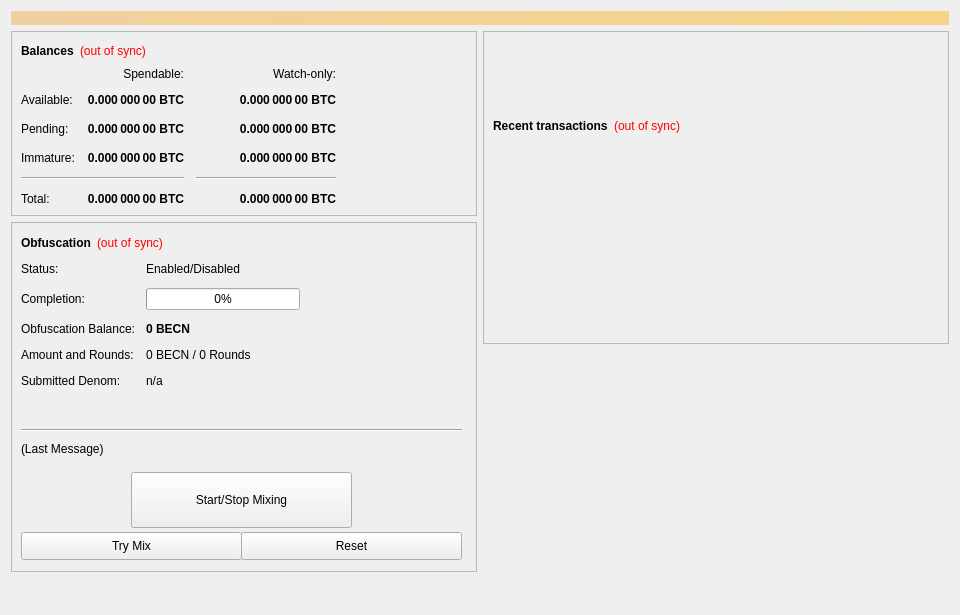
<?xml version="1.0" encoding="UTF-8"?>
<ui version="4.0">
 <class>OverviewPage</class>
 <widget class="QWidget" name="OverviewPage">
  <property name="geometry">
   <rect>
    <x>0</x>
    <y>0</y>
    <width>960</width>
    <height>615</height>
   </rect>
  </property>
  <property name="minimumSize">
   <size>
    <width>960</width>
    <height>0</height>
   </size>
  </property>
  <property name="windowTitle">
   <string>Form</string>
  </property>
  <layout class="QVBoxLayout" name="topLayout">
   <item>
    <widget class="QLabel" name="labelAlerts">
     <property name="visible">
      <bool>false</bool>
     </property>
     <property name="styleSheet">
      <string notr="true">background-color: qlineargradient(x1: 0, y1: 0, x2: 1, y2: 0, stop:0 #F0D0A0, stop:1 #F8D488); color:#000000;</string>
     </property>
     <property name="wordWrap">
      <bool>true</bool>
     </property>
     <property name="margin">
      <number>3</number>
     </property>
    </widget>
   </item>
   <item>
    <layout class="QHBoxLayout" name="horizontalLayout" stretch="1,1">
     <item>
      <layout class="QVBoxLayout" name="verticalLayout_2">
       <item>
        <widget class="QFrame" name="frame">
         <property name="frameShape">
          <enum>QFrame::StyledPanel</enum>
         </property>
         <property name="frameShadow">
          <enum>QFrame::Raised</enum>
         </property>
         <layout class="QVBoxLayout" name="verticalLayout_4">
          <item>
           <layout class="QHBoxLayout" name="horizontalLayout_4">
            <item>
             <widget class="QLabel" name="label_5">
              <property name="font">
               <font>
                <weight>75</weight>
                <bold>true</bold>
               </font>
              </property>
              <property name="text">
               <string>Balances</string>
              </property>
             </widget>
            </item>
            <item>
             <widget class="QLabel" name="labelWalletStatus">
              <property name="cursor">
               <cursorShape>WhatsThisCursor</cursorShape>
              </property>
              <property name="toolTip">
               <string>The displayed information may be out of date. Your wallet automatically synchronizes with the Beacon network after a connection is established, but this process has not completed yet.</string>
              </property>
              <property name="styleSheet">
               <string notr="true">QLabel { color: red; }</string>
              </property>
              <property name="text">
               <string notr="true">(out of sync)</string>
              </property>
              <property name="alignment">
               <set>Qt::AlignLeading|Qt::AlignLeft|Qt::AlignVCenter</set>
              </property>
             </widget>
            </item>
            <item>
             <spacer name="horizontalSpacer_3">
              <property name="orientation">
               <enum>Qt::Horizontal</enum>
              </property>
              <property name="sizeHint" stdset="0">
               <size>
                <width>40</width>
                <height>20</height>
               </size>
              </property>
             </spacer>
            </item>
           </layout>
          </item>
          <item>
           <layout class="QGridLayout" name="gridLayout">
            <property name="spacing">
             <number>12</number>
            </property>
            <item row="2" column="2">
             <widget class="QLabel" name="labelWatchPending">
              <property name="font">
               <font>
                <weight>75</weight>
                <bold>true</bold>
               </font>
              </property>
              <property name="cursor">
               <cursorShape>IBeamCursor</cursorShape>
              </property>
              <property name="toolTip">
               <string>Unconfirmed transactions to watch-only addresses</string>
              </property>
              <property name="text">
               <string notr="true">0.000 000 00 BTC</string>
              </property>
              <property name="alignment">
               <set>Qt::AlignRight|Qt::AlignTrailing|Qt::AlignVCenter</set>
              </property>
              <property name="textInteractionFlags">
               <set>Qt::LinksAccessibleByMouse|Qt::TextSelectableByKeyboard|Qt::TextSelectableByMouse</set>
              </property>
             </widget>
            </item>
            <item row="2" column="1">
             <widget class="QLabel" name="labelUnconfirmed">
              <property name="font">
               <font>
                <weight>75</weight>
                <bold>true</bold>
               </font>
              </property>
              <property name="cursor">
               <cursorShape>IBeamCursor</cursorShape>
              </property>
              <property name="toolTip">
               <string>Total of transactions that have yet to be confirmed, and do not yet count toward the spendable balance</string>
              </property>
              <property name="text">
               <string notr="true">0.000 000 00 BTC</string>
              </property>
              <property name="alignment">
               <set>Qt::AlignRight|Qt::AlignTrailing|Qt::AlignVCenter</set>
              </property>
              <property name="textInteractionFlags">
               <set>Qt::LinksAccessibleByMouse|Qt::TextSelectableByKeyboard|Qt::TextSelectableByMouse</set>
              </property>
             </widget>
            </item>
            <item row="3" column="2">
             <widget class="QLabel" name="labelWatchImmature">
              <property name="font">
               <font>
                <weight>75</weight>
                <bold>true</bold>
               </font>
              </property>
              <property name="cursor">
               <cursorShape>IBeamCursor</cursorShape>
              </property>
              <property name="toolTip">
               <string>Staked or masternode rewards in watch-only addresses that has not yet matured</string>
              </property>
              <property name="text">
               <string notr="true">0.000 000 00 BTC</string>
              </property>
              <property name="alignment">
               <set>Qt::AlignRight|Qt::AlignTrailing|Qt::AlignVCenter</set>
              </property>
              <property name="textInteractionFlags">
               <set>Qt::LinksAccessibleByMouse|Qt::TextSelectableByKeyboard|Qt::TextSelectableByMouse</set>
              </property>
             </widget>
            </item>
            <item row="4" column="0" colspan="2">
             <widget class="Line" name="lineSpendableBalance">
              <property name="orientation">
               <enum>Qt::Horizontal</enum>
              </property>
             </widget>
            </item>
            <item row="4" column="2">
             <widget class="Line" name="lineWatchBalance">
              <property name="sizePolicy">
               <sizepolicy hsizetype="Preferred" vsizetype="Fixed">
                <horstretch>0</horstretch>
                <verstretch>0</verstretch>
               </sizepolicy>
              </property>
              <property name="minimumSize">
               <size>
                <width>140</width>
                <height>0</height>
               </size>
              </property>
              <property name="orientation">
               <enum>Qt::Horizontal</enum>
              </property>
             </widget>
            </item>
            <item row="5" column="0">
             <widget class="QLabel" name="labelTotalText">
              <property name="text">
               <string>Total:</string>
              </property>
             </widget>
            </item>
            <item row="3" column="1">
             <widget class="QLabel" name="labelImmature">
              <property name="font">
               <font>
                <weight>75</weight>
                <bold>true</bold>
               </font>
              </property>
              <property name="cursor">
               <cursorShape>IBeamCursor</cursorShape>
              </property>
              <property name="toolTip">
               <string>Staked or masternode rewards that has not yet matured</string>
              </property>
              <property name="text">
               <string notr="true">0.000 000 00 BTC</string>
              </property>
              <property name="alignment">
               <set>Qt::AlignRight|Qt::AlignTrailing|Qt::AlignVCenter</set>
              </property>
              <property name="textInteractionFlags">
               <set>Qt::LinksAccessibleByMouse|Qt::TextSelectableByKeyboard|Qt::TextSelectableByMouse</set>
              </property>
             </widget>
            </item>
            <item row="2" column="3">
             <spacer name="horizontalSpacer_2">
              <property name="orientation">
               <enum>Qt::Horizontal</enum>
              </property>
              <property name="sizeHint" stdset="0">
               <size>
                <width>40</width>
                <height>20</height>
               </size>
              </property>
             </spacer>
            </item>
            <item row="3" column="0">
             <widget class="QLabel" name="labelImmatureText">
              <property name="text">
               <string>Immature:</string>
              </property>
             </widget>
            </item>
            <item row="5" column="1">
             <widget class="QLabel" name="labelTotal">
              <property name="font">
               <font>
                <weight>75</weight>
                <bold>true</bold>
               </font>
              </property>
              <property name="cursor">
               <cursorShape>IBeamCursor</cursorShape>
              </property>
              <property name="toolTip">
               <string>Your current total balance</string>
              </property>
              <property name="text">
               <string notr="true">0.000 000 00 BTC</string>
              </property>
              <property name="alignment">
               <set>Qt::AlignRight|Qt::AlignTrailing|Qt::AlignVCenter</set>
              </property>
              <property name="textInteractionFlags">
               <set>Qt::LinksAccessibleByMouse|Qt::TextSelectableByKeyboard|Qt::TextSelectableByMouse</set>
              </property>
             </widget>
            </item>
            <item row="5" column="2">
             <widget class="QLabel" name="labelWatchTotal">
              <property name="font">
               <font>
                <weight>75</weight>
                <bold>true</bold>
               </font>
              </property>
              <property name="cursor">
               <cursorShape>IBeamCursor</cursorShape>
              </property>
              <property name="toolTip">
               <string>Current total balance in watch-only addresses</string>
              </property>
              <property name="text">
               <string notr="true">0.000 000 00 BTC</string>
              </property>
              <property name="alignment">
               <set>Qt::AlignRight|Qt::AlignTrailing|Qt::AlignVCenter</set>
              </property>
              <property name="textInteractionFlags">
               <set>Qt::LinksAccessibleByMouse|Qt::TextSelectableByKeyboard|Qt::TextSelectableByMouse</set>
              </property>
             </widget>
            </item>
            <item row="0" column="2">
             <widget class="QLabel" name="labelWatchonly">
              <property name="text">
               <string>Watch-only:</string>
              </property>
              <property name="alignment">
               <set>Qt::AlignRight|Qt::AlignTrailing|Qt::AlignVCenter</set>
              </property>
             </widget>
            </item>
            <item row="1" column="0">
             <widget class="QLabel" name="labelBalanceText">
              <property name="text">
               <string>Available:</string>
              </property>
             </widget>
            </item>
            <item row="1" column="1">
             <widget class="QLabel" name="labelBalance">
              <property name="font">
               <font>
                <weight>75</weight>
                <bold>true</bold>
               </font>
              </property>
              <property name="cursor">
               <cursorShape>IBeamCursor</cursorShape>
              </property>
              <property name="toolTip">
               <string>Your current spendable balance</string>
              </property>
              <property name="text">
               <string notr="true">0.000 000 00 BTC</string>
              </property>
              <property name="alignment">
               <set>Qt::AlignRight|Qt::AlignTrailing|Qt::AlignVCenter</set>
              </property>
              <property name="textInteractionFlags">
               <set>Qt::LinksAccessibleByMouse|Qt::TextSelectableByKeyboard|Qt::TextSelectableByMouse</set>
              </property>
             </widget>
            </item>
            <item row="1" column="2">
             <widget class="QLabel" name="labelWatchAvailable">
              <property name="font">
               <font>
                <weight>75</weight>
                <bold>true</bold>
               </font>
              </property>
              <property name="cursor">
               <cursorShape>IBeamCursor</cursorShape>
              </property>
              <property name="toolTip">
               <string>Your current balance in watch-only addresses</string>
              </property>
              <property name="text">
               <string notr="true">0.000 000 00 BTC</string>
              </property>
              <property name="alignment">
               <set>Qt::AlignRight|Qt::AlignTrailing|Qt::AlignVCenter</set>
              </property>
              <property name="textInteractionFlags">
               <set>Qt::LinksAccessibleByMouse|Qt::TextSelectableByKeyboard|Qt::TextSelectableByMouse</set>
              </property>
             </widget>
            </item>
            <item row="2" column="0">
             <widget class="QLabel" name="labelPendingText">
              <property name="text">
               <string>Pending:</string>
              </property>
             </widget>
            </item>
            <item row="0" column="1">
             <widget class="QLabel" name="labelSpendable">
              <property name="text">
               <string>Spendable:</string>
              </property>
              <property name="alignment">
               <set>Qt::AlignRight|Qt::AlignTrailing|Qt::AlignVCenter</set>
              </property>
             </widget>
            </item>
           </layout>
          </item>
         </layout>
        </widget>
       </item>
       <item>
        <widget class="QFrame" name="frameObfuscation">
         <property name="minimumSize">
          <size>
           <width>0</width>
           <height>350</height>
          </size>
         </property>
         <property name="layoutDirection">
          <enum>Qt::LeftToRight</enum>
         </property>
         <property name="frameShape">
          <enum>QFrame::StyledPanel</enum>
         </property>
         <property name="frameShadow">
          <enum>QFrame::Raised</enum>
         </property>
         <widget class="QWidget" name="formLayoutWidget">
          <property name="geometry">
           <rect>
            <x>10</x>
            <y>40</y>
            <width>451</width>
            <height>161</height>
           </rect>
          </property>
          <layout class="QFormLayout" name="formLayout">
           <property name="fieldGrowthPolicy">
            <enum>QFormLayout::AllNonFixedFieldsGrow</enum>
           </property>
           <property name="horizontalSpacing">
            <number>11</number>
           </property>
           <property name="verticalSpacing">
            <number>12</number>
           </property>
           <item row="0" column="0">
            <widget class="QLabel" name="label_6">
             <property name="text">
              <string>Status:</string>
             </property>
            </widget>
           </item>
           <item row="1" column="0">
            <widget class="QLabel" name="label_7">
             <property name="text">
              <string>Completion:</string>
             </property>
            </widget>
           </item>
           <item row="1" column="1">
            <widget class="QProgressBar" name="obfuscationProgress">
             <property name="maximumSize">
              <size>
               <width>154</width>
               <height>16777215</height>
              </size>
             </property>
             <property name="value">
              <number>0</number>
             </property>
            </widget>
           </item>
           <item row="2" column="0">
            <widget class="QLabel" name="labelAnonymizedText">
             <property name="text">
              <string>Obfuscation Balance:</string>
             </property>
            </widget>
           </item>
           <item row="2" column="1">
            <widget class="QLabel" name="labelAnonymized">
             <property name="font">
              <font>
               <weight>75</weight>
               <bold>true</bold>
              </font>
             </property>
             <property name="text">
              <string notr="true">0 BECN</string>
             </property>
            </widget>
           </item>
           <item row="3" column="0">
            <widget class="QLabel" name="label_8">
             <property name="text">
              <string>Amount and Rounds:</string>
             </property>
            </widget>
           </item>
           <item row="3" column="1">
            <widget class="QLabel" name="labelAmountRounds">
             <property name="text">
              <string>0 BECN / 0 Rounds</string>
             </property>
            </widget>
           </item>
           <item row="4" column="0">
            <widget class="QLabel" name="label_9">
             <property name="text">
              <string>Submitted Denom:</string>
             </property>
            </widget>
           </item>
           <item row="4" column="1">
            <widget class="QLabel" name="labelSubmittedDenom">
             <property name="toolTip">
              <string>The denominations you submitted to the Masternode.&lt;br&gt;To mix, other users must submit the exact same denominations.</string>
             </property>
             <property name="text">
              <string>n/a</string>
             </property>
            </widget>
           </item>
           <item row="0" column="1">
            <widget class="QLabel" name="obfuscationEnabled">
             <property name="text">
              <string>Enabled/Disabled</string>
             </property>
            </widget>
           </item>
          </layout>
         </widget>
         <widget class="QPushButton" name="runAutoDenom">
          <property name="geometry">
           <rect>
            <x>251</x>
            <y>17</y>
            <width>1</width>
            <height>1</height>
           </rect>
          </property>
          <property name="palette">
           <palette>
            <active>
             <colorrole role="WindowText">
              <brush brushstyle="SolidPattern">
               <color alpha="255">
                <red>0</red>
                <green>0</green>
                <blue>0</blue>
               </color>
              </brush>
             </colorrole>
             <colorrole role="Button">
              <brush brushstyle="SolidPattern">
               <color alpha="255">
                <red>239</red>
                <green>238</green>
                <blue>238</blue>
               </color>
              </brush>
             </colorrole>
             <colorrole role="Light">
              <brush brushstyle="SolidPattern">
               <color alpha="255">
                <red>255</red>
                <green>255</green>
                <blue>255</blue>
               </color>
              </brush>
             </colorrole>
             <colorrole role="Midlight">
              <brush brushstyle="SolidPattern">
               <color alpha="255">
                <red>247</red>
                <green>246</green>
                <blue>246</blue>
               </color>
              </brush>
             </colorrole>
             <colorrole role="Dark">
              <brush brushstyle="SolidPattern">
               <color alpha="255">
                <red>119</red>
                <green>119</green>
                <blue>119</blue>
               </color>
              </brush>
             </colorrole>
             <colorrole role="Mid">
              <brush brushstyle="SolidPattern">
               <color alpha="255">
                <red>159</red>
                <green>159</green>
                <blue>159</blue>
               </color>
              </brush>
             </colorrole>
             <colorrole role="Text">
              <brush brushstyle="SolidPattern">
               <color alpha="255">
                <red>0</red>
                <green>0</green>
                <blue>0</blue>
               </color>
              </brush>
             </colorrole>
             <colorrole role="BrightText">
              <brush brushstyle="SolidPattern">
               <color alpha="255">
                <red>255</red>
                <green>255</green>
                <blue>255</blue>
               </color>
              </brush>
             </colorrole>
             <colorrole role="ButtonText">
              <brush brushstyle="SolidPattern">
               <color alpha="255">
                <red>0</red>
                <green>0</green>
                <blue>0</blue>
               </color>
              </brush>
             </colorrole>
             <colorrole role="Base">
              <brush brushstyle="SolidPattern">
               <color alpha="255">
                <red>255</red>
                <green>255</green>
                <blue>255</blue>
               </color>
              </brush>
             </colorrole>
             <colorrole role="Window">
              <brush brushstyle="SolidPattern">
               <color alpha="255">
                <red>239</red>
                <green>238</green>
                <blue>238</blue>
               </color>
              </brush>
             </colorrole>
             <colorrole role="Shadow">
              <brush brushstyle="SolidPattern">
               <color alpha="255">
                <red>0</red>
                <green>0</green>
                <blue>0</blue>
               </color>
              </brush>
             </colorrole>
             <colorrole role="AlternateBase">
              <brush brushstyle="SolidPattern">
               <color alpha="255">
                <red>247</red>
                <green>246</green>
                <blue>246</blue>
               </color>
              </brush>
             </colorrole>
             <colorrole role="ToolTipBase">
              <brush brushstyle="SolidPattern">
               <color alpha="255">
                <red>255</red>
                <green>255</green>
                <blue>220</blue>
               </color>
              </brush>
             </colorrole>
             <colorrole role="ToolTipText">
              <brush brushstyle="SolidPattern">
               <color alpha="255">
                <red>0</red>
                <green>0</green>
                <blue>0</blue>
               </color>
              </brush>
             </colorrole>
            </active>
            <inactive>
             <colorrole role="WindowText">
              <brush brushstyle="SolidPattern">
               <color alpha="255">
                <red>0</red>
                <green>0</green>
                <blue>0</blue>
               </color>
              </brush>
             </colorrole>
             <colorrole role="Button">
              <brush brushstyle="SolidPattern">
               <color alpha="255">
                <red>239</red>
                <green>238</green>
                <blue>238</blue>
               </color>
              </brush>
             </colorrole>
             <colorrole role="Light">
              <brush brushstyle="SolidPattern">
               <color alpha="255">
                <red>255</red>
                <green>255</green>
                <blue>255</blue>
               </color>
              </brush>
             </colorrole>
             <colorrole role="Midlight">
              <brush brushstyle="SolidPattern">
               <color alpha="255">
                <red>247</red>
                <green>246</green>
                <blue>246</blue>
               </color>
              </brush>
             </colorrole>
             <colorrole role="Dark">
              <brush brushstyle="SolidPattern">
               <color alpha="255">
                <red>119</red>
                <green>119</green>
                <blue>119</blue>
               </color>
              </brush>
             </colorrole>
             <colorrole role="Mid">
              <brush brushstyle="SolidPattern">
               <color alpha="255">
                <red>159</red>
                <green>159</green>
                <blue>159</blue>
               </color>
              </brush>
             </colorrole>
             <colorrole role="Text">
              <brush brushstyle="SolidPattern">
               <color alpha="255">
                <red>0</red>
                <green>0</green>
                <blue>0</blue>
               </color>
              </brush>
             </colorrole>
             <colorrole role="BrightText">
              <brush brushstyle="SolidPattern">
               <color alpha="255">
                <red>255</red>
                <green>255</green>
                <blue>255</blue>
               </color>
              </brush>
             </colorrole>
             <colorrole role="ButtonText">
              <brush brushstyle="SolidPattern">
               <color alpha="255">
                <red>0</red>
                <green>0</green>
                <blue>0</blue>
               </color>
              </brush>
             </colorrole>
             <colorrole role="Base">
              <brush brushstyle="SolidPattern">
               <color alpha="255">
                <red>255</red>
                <green>255</green>
                <blue>255</blue>
               </color>
              </brush>
             </colorrole>
             <colorrole role="Window">
              <brush brushstyle="SolidPattern">
               <color alpha="255">
                <red>239</red>
                <green>238</green>
                <blue>238</blue>
               </color>
              </brush>
             </colorrole>
             <colorrole role="Shadow">
              <brush brushstyle="SolidPattern">
               <color alpha="255">
                <red>0</red>
                <green>0</green>
                <blue>0</blue>
               </color>
              </brush>
             </colorrole>
             <colorrole role="AlternateBase">
              <brush brushstyle="SolidPattern">
               <color alpha="255">
                <red>247</red>
                <green>246</green>
                <blue>246</blue>
               </color>
              </brush>
             </colorrole>
             <colorrole role="ToolTipBase">
              <brush brushstyle="SolidPattern">
               <color alpha="255">
                <red>255</red>
                <green>255</green>
                <blue>220</blue>
               </color>
              </brush>
             </colorrole>
             <colorrole role="ToolTipText">
              <brush brushstyle="SolidPattern">
               <color alpha="255">
                <red>0</red>
                <green>0</green>
                <blue>0</blue>
               </color>
              </brush>
             </colorrole>
            </inactive>
            <disabled>
             <colorrole role="WindowText">
              <brush brushstyle="SolidPattern">
               <color alpha="255">
                <red>119</red>
                <green>119</green>
                <blue>119</blue>
               </color>
              </brush>
             </colorrole>
             <colorrole role="Button">
              <brush brushstyle="SolidPattern">
               <color alpha="255">
                <red>239</red>
                <green>238</green>
                <blue>238</blue>
               </color>
              </brush>
             </colorrole>
             <colorrole role="Light">
              <brush brushstyle="SolidPattern">
               <color alpha="255">
                <red>255</red>
                <green>255</green>
                <blue>255</blue>
               </color>
              </brush>
             </colorrole>
             <colorrole role="Midlight">
              <brush brushstyle="SolidPattern">
               <color alpha="255">
                <red>247</red>
                <green>246</green>
                <blue>246</blue>
               </color>
              </brush>
             </colorrole>
             <colorrole role="Dark">
              <brush brushstyle="SolidPattern">
               <color alpha="255">
                <red>119</red>
                <green>119</green>
                <blue>119</blue>
               </color>
              </brush>
             </colorrole>
             <colorrole role="Mid">
              <brush brushstyle="SolidPattern">
               <color alpha="255">
                <red>159</red>
                <green>159</green>
                <blue>159</blue>
               </color>
              </brush>
             </colorrole>
             <colorrole role="Text">
              <brush brushstyle="SolidPattern">
               <color alpha="255">
                <red>119</red>
                <green>119</green>
                <blue>119</blue>
               </color>
              </brush>
             </colorrole>
             <colorrole role="BrightText">
              <brush brushstyle="SolidPattern">
               <color alpha="255">
                <red>255</red>
                <green>255</green>
                <blue>255</blue>
               </color>
              </brush>
             </colorrole>
             <colorrole role="ButtonText">
              <brush brushstyle="SolidPattern">
               <color alpha="255">
                <red>119</red>
                <green>119</green>
                <blue>119</blue>
               </color>
              </brush>
             </colorrole>
             <colorrole role="Base">
              <brush brushstyle="SolidPattern">
               <color alpha="255">
                <red>239</red>
                <green>238</green>
                <blue>238</blue>
               </color>
              </brush>
             </colorrole>
             <colorrole role="Window">
              <brush brushstyle="SolidPattern">
               <color alpha="255">
                <red>239</red>
                <green>238</green>
                <blue>238</blue>
               </color>
              </brush>
             </colorrole>
             <colorrole role="Shadow">
              <brush brushstyle="SolidPattern">
               <color alpha="255">
                <red>0</red>
                <green>0</green>
                <blue>0</blue>
               </color>
              </brush>
             </colorrole>
             <colorrole role="AlternateBase">
              <brush brushstyle="SolidPattern">
               <color alpha="255">
                <red>239</red>
                <green>238</green>
                <blue>238</blue>
               </color>
              </brush>
             </colorrole>
             <colorrole role="ToolTipBase">
              <brush brushstyle="SolidPattern">
               <color alpha="255">
                <red>255</red>
                <green>255</green>
                <blue>220</blue>
               </color>
              </brush>
             </colorrole>
             <colorrole role="ToolTipText">
              <brush brushstyle="SolidPattern">
               <color alpha="255">
                <red>0</red>
                <green>0</green>
                <blue>0</blue>
               </color>
              </brush>
             </colorrole>
            </disabled>
           </palette>
          </property>
          <property name="focusPolicy">
           <enum>Qt::NoFocus</enum>
          </property>
          <property name="autoFillBackground">
           <bool>true</bool>
          </property>
          <property name="text">
           <string/>
          </property>
          <property name="flat">
           <bool>true</bool>
          </property>
         </widget>
         <widget class="QPushButton" name="toggleObfuscation">
          <property name="geometry">
           <rect>
            <x>120</x>
            <y>250</y>
            <width>221</width>
            <height>56</height>
           </rect>
          </property>
          <property name="sizePolicy">
           <sizepolicy hsizetype="MinimumExpanding" vsizetype="Fixed">
            <horstretch>0</horstretch>
            <verstretch>0</verstretch>
           </sizepolicy>
          </property>
          <property name="text">
           <string>Start/Stop Mixing</string>
          </property>
         </widget>
         <widget class="Line" name="lineLastMessage">
          <property name="geometry">
           <rect>
            <x>10</x>
            <y>200</y>
            <width>441</width>
            <height>16</height>
           </rect>
          </property>
          <property name="orientation">
           <enum>Qt::Horizontal</enum>
          </property>
         </widget>
         <widget class="QLabel" name="obfuscationStatus">
          <property name="geometry">
           <rect>
            <x>10</x>
            <y>220</y>
            <width>451</width>
            <height>61</height>
           </rect>
          </property>
          <property name="minimumSize">
           <size>
            <width>288</width>
            <height>43</height>
           </size>
          </property>
          <property name="text">
           <string>(Last Message)</string>
          </property>
          <property name="alignment">
           <set>Qt::AlignLeading|Qt::AlignLeft|Qt::AlignTop</set>
          </property>
          <property name="wordWrap">
           <bool>true</bool>
          </property>
         </widget>
         <widget class="QPushButton" name="obfuscationAuto">
          <property name="geometry">
           <rect>
            <x>10</x>
            <y>310</y>
            <width>221</width>
            <height>28</height>
           </rect>
          </property>
          <property name="sizePolicy">
           <sizepolicy hsizetype="MinimumExpanding" vsizetype="Fixed">
            <horstretch>0</horstretch>
            <verstretch>0</verstretch>
           </sizepolicy>
          </property>
          <property name="toolTip">
           <string>Try to manually submit a Obfuscation request.</string>
          </property>
          <property name="text">
           <string>Try Mix</string>
          </property>
         </widget>
         <widget class="QPushButton" name="obfuscationReset">
          <property name="geometry">
           <rect>
            <x>230</x>
            <y>310</y>
            <width>221</width>
            <height>28</height>
           </rect>
          </property>
          <property name="sizePolicy">
           <sizepolicy hsizetype="MinimumExpanding" vsizetype="Fixed">
            <horstretch>0</horstretch>
            <verstretch>0</verstretch>
           </sizepolicy>
          </property>
          <property name="toolTip">
           <string>Reset the current status of Obfuscation (can interrupt Obfuscation if it's in the process of Mixing, which can cost you money!)</string>
          </property>
          <property name="autoFillBackground">
           <bool>false</bool>
          </property>
          <property name="text">
           <string>Reset</string>
          </property>
         </widget>
         <widget class="QWidget" name="layoutWidget">
          <property name="geometry">
           <rect>
            <x>10</x>
            <y>10</y>
            <width>431</width>
            <height>22</height>
           </rect>
          </property>
          <layout class="QHBoxLayout" name="horizontalLayout_5">
           <item>
            <widget class="QLabel" name="label_2">
             <property name="font">
              <font>
               <weight>75</weight>
               <bold>true</bold>
              </font>
             </property>
             <property name="text">
              <string>Obfuscation</string>
             </property>
            </widget>
           </item>
           <item>
            <widget class="QLabel" name="labelObfuscationSyncStatus">
             <property name="toolTip">
              <string>The displayed information may be out of date. Your wallet automatically synchronizes with the Beacon network after a connection is established, but this process has not completed yet.</string>
             </property>
             <property name="styleSheet">
              <string notr="true">QLabel { color: red; }</string>
             </property>
             <property name="text">
              <string notr="true">(out of sync)</string>
             </property>
             <property name="alignment">
              <set>Qt::AlignLeading|Qt::AlignLeft|Qt::AlignVCenter</set>
             </property>
            </widget>
           </item>
           <item>
            <spacer name="horizontalSpacer_4">
             <property name="orientation">
              <enum>Qt::Horizontal</enum>
             </property>
             <property name="sizeHint" stdset="0">
              <size>
               <width>40</width>
               <height>20</height>
              </size>
             </property>
            </spacer>
           </item>
          </layout>
         </widget>
        </widget>
       </item>
       <item>
        <spacer name="verticalSpacer">
         <property name="orientation">
          <enum>Qt::Vertical</enum>
         </property>
         <property name="sizeHint" stdset="0">
          <size>
           <width>20</width>
           <height>40</height>
          </size>
         </property>
        </spacer>
       </item>
      </layout>
     </item>
     <item>
      <layout class="QVBoxLayout" name="verticalLayout_3">
       <item>
        <widget class="QFrame" name="frame_2">
         <property name="frameShape">
          <enum>QFrame::StyledPanel</enum>
         </property>
         <property name="frameShadow">
          <enum>QFrame::Raised</enum>
         </property>
         <layout class="QVBoxLayout" name="verticalLayout">
          <item>
           <spacer name="verticalSpacer_3">
            <property name="orientation">
             <enum>Qt::Vertical</enum>
            </property>
            <property name="sizeType">
             <enum>QSizePolicy::Fixed</enum>
            </property>
            <property name="sizeHint" stdset="0">
             <size>
              <width>20</width>
              <height>75</height>
             </size>
            </property>
           </spacer>
          </item>
          <item>
           <layout class="QHBoxLayout" name="horizontalLayout_2">
            <item>
             <widget class="QLabel" name="label_4">
              <property name="font">
               <font>
                <weight>75</weight>
                <bold>true</bold>
               </font>
              </property>
              <property name="text">
               <string>Recent transactions</string>
              </property>
             </widget>
            </item>
            <item>
             <widget class="QLabel" name="labelTransactionsStatus">
              <property name="cursor">
               <cursorShape>WhatsThisCursor</cursorShape>
              </property>
              <property name="toolTip">
               <string>The displayed information may be out of date. Your wallet automatically synchronizes with the Beacon network after a connection is established, but this process has not completed yet.</string>
              </property>
              <property name="styleSheet">
               <string notr="true">QLabel { color: red; }</string>
              </property>
              <property name="text">
               <string notr="true">(out of sync)</string>
              </property>
              <property name="alignment">
               <set>Qt::AlignRight|Qt::AlignTrailing|Qt::AlignVCenter</set>
              </property>
             </widget>
            </item>
            <item>
             <spacer name="horizontalSpacer">
              <property name="orientation">
               <enum>Qt::Horizontal</enum>
              </property>
              <property name="sizeHint" stdset="0">
               <size>
                <width>40</width>
                <height>20</height>
               </size>
              </property>
             </spacer>
            </item>
           </layout>
          </item>
          <item>
           <widget class="QListView" name="listTransactions">
            <property name="styleSheet">
             <string notr="true">QListView { background: transparent; }</string>
            </property>
            <property name="frameShape">
             <enum>QFrame::NoFrame</enum>
            </property>
            <property name="verticalScrollBarPolicy">
             <enum>Qt::ScrollBarAlwaysOff</enum>
            </property>
            <property name="horizontalScrollBarPolicy">
             <enum>Qt::ScrollBarAlwaysOff</enum>
            </property>
            <property name="selectionMode">
             <enum>QAbstractItemView::NoSelection</enum>
            </property>
           </widget>
          </item>
         </layout>
        </widget>
       </item>
       <item>
        <spacer name="verticalSpacer_2">
         <property name="orientation">
          <enum>Qt::Vertical</enum>
         </property>
         <property name="sizeType">
          <enum>QSizePolicy::Expanding</enum>
         </property>
         <property name="sizeHint" stdset="0">
          <size>
           <width>20</width>
           <height>40</height>
          </size>
         </property>
        </spacer>
       </item>
      </layout>
     </item>
    </layout>
   </item>
  </layout>
 </widget>
 <resources/>
 <connections/>
</ui>
